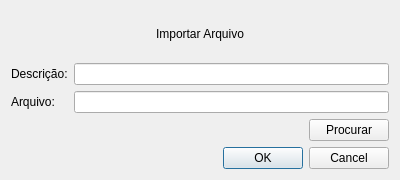
<?xml version="1.0" encoding="UTF-8"?>
<ui version="4.0">
 <class>ImportFileDialog</class>
 <widget class="QDialog" name="ImportFileDialog">
  <property name="geometry">
   <rect>
    <x>0</x>
    <y>0</y>
    <width>400</width>
    <height>180</height>
   </rect>
  </property>
  <property name="windowTitle">
   <string>Dialog</string>
  </property>
  <layout class="QVBoxLayout" name="verticalLayout">
   <item>
    <widget class="QLabel" name="importLabel">
     <property name="text">
      <string>Importar Arquivo</string>
     </property>
     <property name="alignment">
      <set>Qt::AlignCenter</set>
     </property>
    </widget>
   </item>
   <item>
    <layout class="QFormLayout" name="formLayout">
     <item row="1" column="0">
      <widget class="QLabel" name="fileLabel">
       <property name="text">
        <string>Arquivo:</string>
       </property>
       <property name="buddy">
        <cstring>fileEdit</cstring>
       </property>
      </widget>
     </item>
     <item row="1" column="1">
      <widget class="QLineEdit" name="fileEdit"/>
     </item>
     <item row="0" column="0">
      <widget class="QLabel" name="descriptionLabel">
       <property name="text">
        <string>Descrição:</string>
       </property>
       <property name="buddy">
        <cstring>descriptionEdit</cstring>
       </property>
      </widget>
     </item>
     <item row="0" column="1">
      <widget class="QLineEdit" name="descriptionEdit"/>
     </item>
    </layout>
   </item>
   <item>
    <layout class="QHBoxLayout" name="horizontalLayout">
     <item>
      <spacer name="horizontalSpacer">
       <property name="orientation">
        <enum>Qt::Horizontal</enum>
       </property>
       <property name="sizeHint" stdset="0">
        <size>
         <width>40</width>
         <height>20</height>
        </size>
       </property>
      </spacer>
     </item>
     <item>
      <widget class="QPushButton" name="searchButton">
       <property name="sizePolicy">
        <sizepolicy hsizetype="Fixed" vsizetype="Fixed">
         <horstretch>0</horstretch>
         <verstretch>0</verstretch>
        </sizepolicy>
       </property>
       <property name="text">
        <string>Procurar</string>
       </property>
      </widget>
     </item>
    </layout>
   </item>
   <item>
    <widget class="QDialogButtonBox" name="buttonBox">
     <property name="orientation">
      <enum>Qt::Horizontal</enum>
     </property>
     <property name="standardButtons">
      <set>QDialogButtonBox::Cancel|QDialogButtonBox::Ok</set>
     </property>
    </widget>
   </item>
  </layout>
 </widget>
 <resources/>
 <connections>
  <connection>
   <sender>buttonBox</sender>
   <signal>accepted()</signal>
   <receiver>ImportFileDialog</receiver>
   <slot>accept()</slot>
   <hints>
    <hint type="sourcelabel">
     <x>248</x>
     <y>254</y>
    </hint>
    <hint type="destinationlabel">
     <x>157</x>
     <y>274</y>
    </hint>
   </hints>
  </connection>
  <connection>
   <sender>buttonBox</sender>
   <signal>rejected()</signal>
   <receiver>ImportFileDialog</receiver>
   <slot>reject()</slot>
   <hints>
    <hint type="sourcelabel">
     <x>316</x>
     <y>260</y>
    </hint>
    <hint type="destinationlabel">
     <x>286</x>
     <y>274</y>
    </hint>
   </hints>
  </connection>
 </connections>
</ui>
